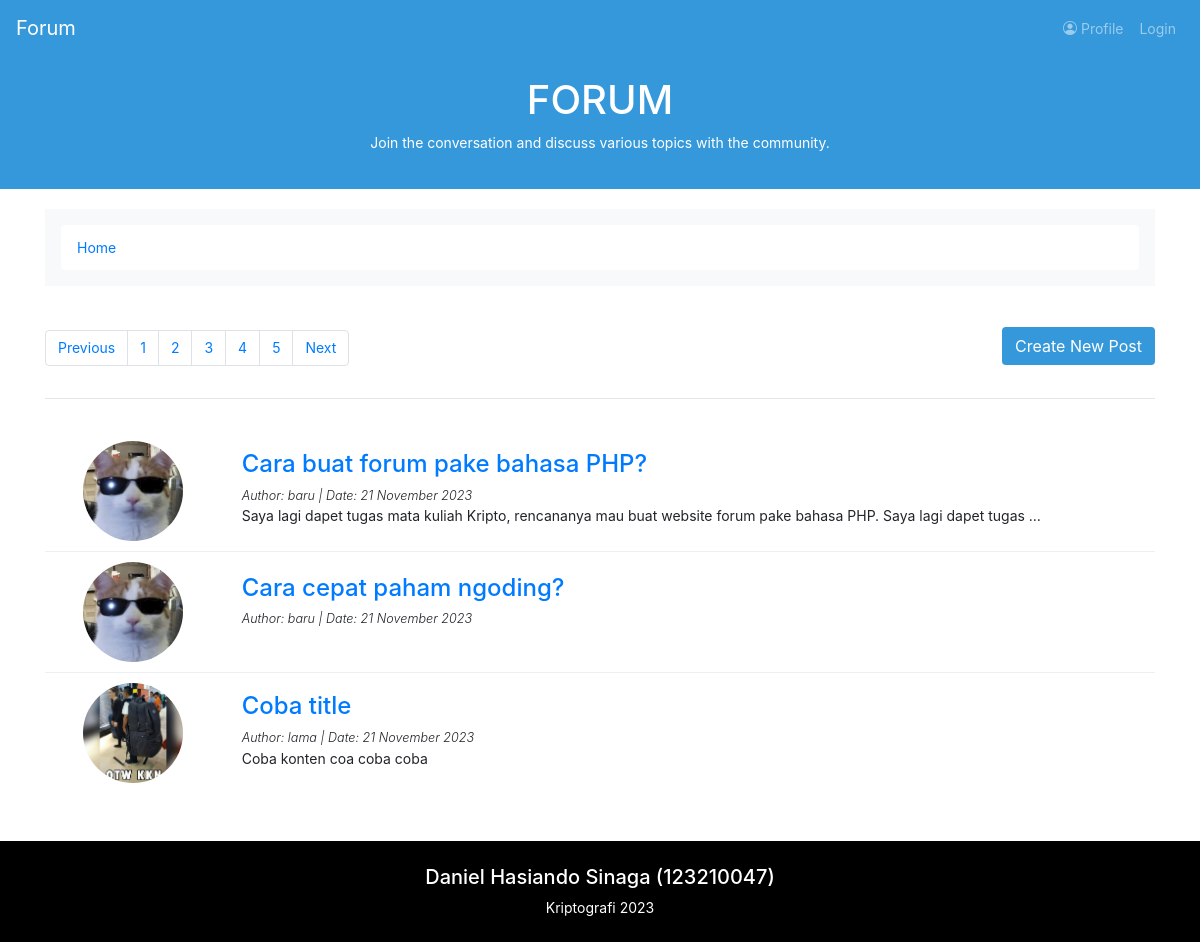
The app's page /home.php with its own data.
### tables this page shows
CREATE TABLE `users` (
  `username` varchar(255) NOT NULL,
  `name` varchar(255) NOT NULL,
  `password` varchar(255) NOT NULL,
  `email` varchar(255) NOT NULL,
  `phone` varchar(255) NOT NULL,
  `country` varchar(255) NOT NULL,
  `photo` varchar(255) NOT NULL,
  `joined` date NOT NULL
);

CREATE TABLE `posts` (
  `id` int(11) NOT NULL,
  `postTitle` varchar(255) NOT NULL,
  `posted` timestamp NOT NULL DEFAULT current_timestamp() ON UPDATE current_timestamp(),
  `user` varchar(255) NOT NULL,
  `postContent` varchar(255) DEFAULT NULL
);

### home.php (the view, shortened to what this page needs)
<?php
include('header.php');
include('koneksi.php');
$username = ((isset($_SESSION['username']))) ? $_SESSION['username'] : "";
?>
</head>
<body class="padding-large">
  <?php include('navbar.php') ?>
  <div class="forum-header">
    <h1>FORUM</h1>
    <p>Join the conversation and discuss various topics with the community.</p>
  </div>
  <div class="container">
    <div class="row">
      <div class="col">
        <nav aria-label="breadcrumb" class="bg-light rounded-3 p-3 mb-4">
          <ol class="breadcrumb mb-0">
            <li class="breadcrumb-item"><a href="home.php">Home</a></li>
          </ol>
        </nav>
      </div>
    </div>
  </div>
  <div class="container">
    <div class="row">
      <div class="col-md-8 d-flex justify-content-start">
        <nav aria-label="Page navigation example">
          <ul class="pagination">
            <li class="page-item"><a class="page-link" href="#">Previous</a></li>
            <li class="page-item"><a class="page-link" href="#">1</a></li>
            <li class="page-item"><a class="page-link" href="#">2</a></li>
            <li class="page-item"><a class="page-link" href="#">3</a></li>
            <li class="page-item"><a class="page-link" href="#">4</a></li>
            <li class="page-item"><a class="page-link" href="#">5</a></li>
            <li class="page-item"><a class="page-link" href="#">Next</a></li>
          </ul>
        </nav>
      </div>
      <div class="col-md-4 d-flex justify-content-end align-items-center">
        <a href="create_post.php" onclick="return cekLogin()" class="btn warna">Create New Post</a>
      </div>
    </div>
    <hr class="py-2">
  </div>
  <div class="container">
    <ul class="thread-list">
      <?php
      $sql    = "SELECT * FROM posts";
      $query    = mysqli_query($connect, $sql);
      while ($data = mysqli_fetch_array($query)) {
        $user = $data['user'];
        $time = strtotime($data['posted']);
        $tahun = date('Y', $time);
        $bulan = date('F', $time);
        $tanggal = date('d', $time);
      ?>
        <li class="thread-item">
          <div class="row d-flex align-items-center">
            <?php
            $sql2    = "SELECT * FROM users WHERE username = '$user'";
            $query2    = mysqli_query($connect, $sql2);
            while ($data2 = mysqli_fetch_array($query2)) {
            ?>
              <div class="col-md-2 text-center">
                <img src="<?= $data2['photo']; ?>" width="100" alt="Profile Image" class="img-fluid rounded-circle">
              </div>
            <?php } ?>
            <div class="col-md-10">
              <h4><a href="post.php?id=<?= $data['id']; ?>"><?= $data['postTitle']; ?></a></h4>
              <p class="post-date">Author: <?= $user; ?> | Date: <?= $tanggal . " " . $bulan . " " . $tahun; ?></p>
              <span class="post-preview"><?= $data['postContent']; ?></span class="">
            </div>
          </div>
        </li>
      <?php } ?>
    </ul>
  </div>
  <footer class="footer py-4 mt-5 black">
    <div class="container text-center">
      <p class="h5">Daniel Hasiando Sinaga (123210047)</p>
      <span class="text-white">Kriptografi <?= date('Y'); ?></span>
    </div>
  </footer>
</body>
</html>

### header.php (shortened to what this page needs)
<!DOCTYPE html>
<html lang="en">
<head>
  <link rel="stylesheet" href="https://maxcdn.bootstrapcdn.com/bootstrap/4.5.2/css/bootstrap.min.css" />
  <link rel="stylesheet" href="https://cdn.jsdelivr.net/npm/bootstrap-icons@1.5.0/font/bootstrap-icons.css" />

### navbar.php (shortened to what this page needs)
<nav class="navbar navbar-expand-md navbar-dark fixed-top warna">
  <a class="navbar-brand" href="home.php">Forum <?= $username; ?></a>
  <div class="collapse navbar-collapse" id="collapsibleNavbar">
    <ul class="navbar-nav ml-auto">
      <li class="nav-item">
        <a class="nav-link" href="profile.php">
          <i class="bi bi-person-circle"></i>
          Profile
        </a>
      </li>
      <li class="nav-item">
        <?php
        if ($username == NULL) {
          echo '<a class="nav-link" href="login.php">Login</a>';
        } else {
          echo '<a class="nav-link" href="logout.php">Logout</a>';
        }
        ?>
      </li>
    </ul>
  </div>
</nav>

### records on screen
posts: postTitle "Cara buat forum pake bahasa PHP?", user "baru", posted "21", posted "November", posted "2023", postContent "Saya lagi dapet tugas mata kuliah Kripto, rencananya mau buat website forum pake bahasa PHP. Saya lagi dapet tugas…"
users: photo (picture)
posts: postTitle "Cara cepat paham ngoding?", user "baru", posted "21", posted "November", posted "2023"
posts: postTitle "Coba title", user "lama", posted "21", posted "November", posted "2023", postContent "Coba konten coa coba coba"
users: photo (picture)
